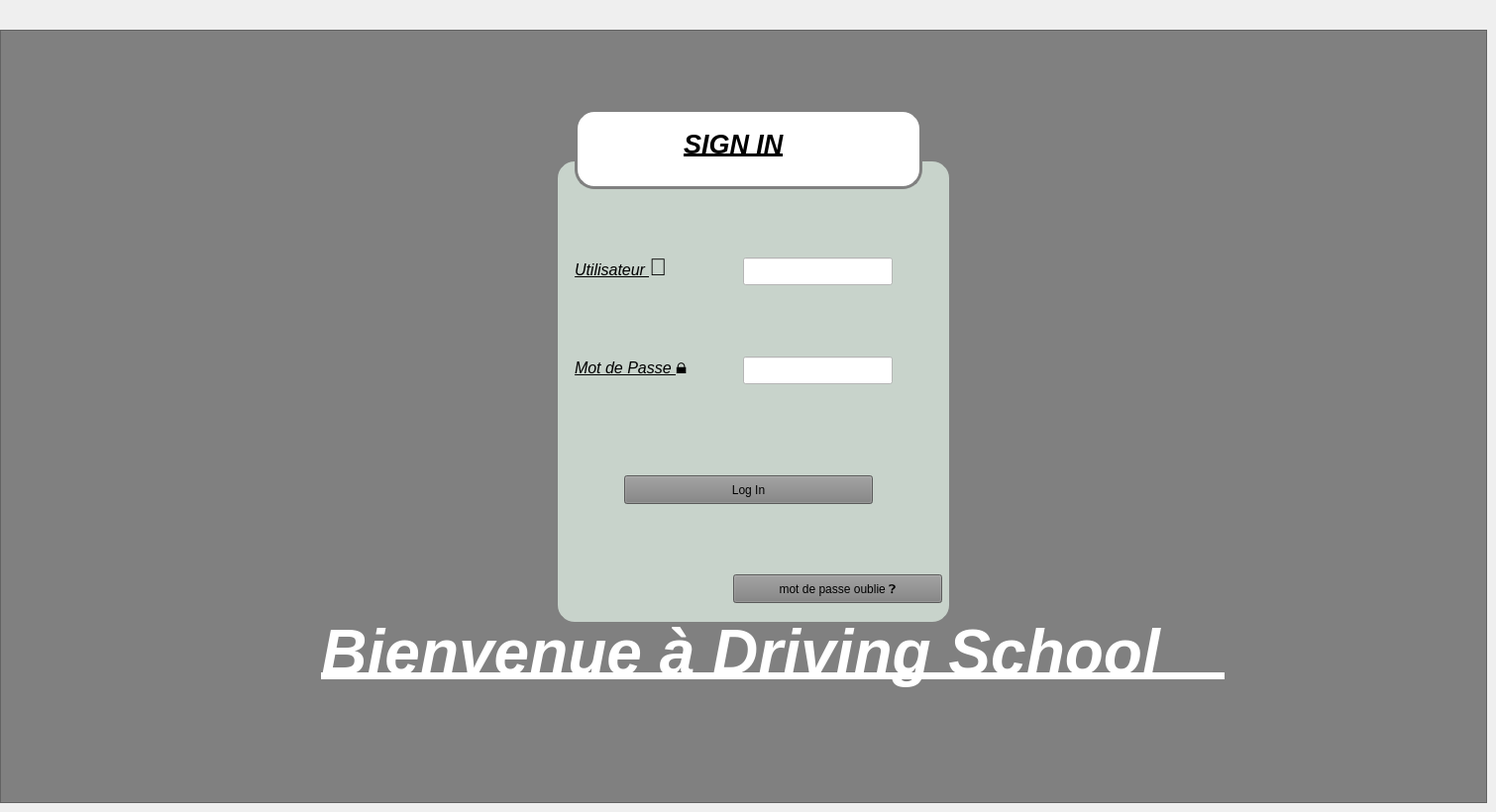
    <widget class="QWidget" name="login">
     <attribute name="title">
      <string>Page</string>
     </attribute>
     <widget class="QFrame" name="frame_2">
      <property name="geometry">
       <rect>
        <x>0</x>
        <y>30</y>
        <width>1501</width>
        <height>781</height>
       </rect>
      </property>
      <property name="styleSheet">
       <string notr="true">background-color: grey;</string>
      </property>
      <property name="frameShape">
       <enum>QFrame::Shape::StyledPanel</enum>
      </property>
      <property name="frameShadow">
       <enum>QFrame::Shadow::Raised</enum>
      </property>
      <widget class="QFrame" name="frame_login">
       <property name="geometry">
        <rect>
         <x>560</x>
         <y>130</y>
         <width>401</width>
         <height>471</height>
        </rect>
       </property>
       <property name="styleSheet">
        <string notr="true">#frame_login{
border: 3px solid grey ;
border-radius: 20px;

	background-color: rgb(200, 211, 203);
}</string>
       </property>
       <property name="frameShape">
        <enum>QFrame::Shape::StyledPanel</enum>
       </property>
       <property name="frameShadow">
        <enum>QFrame::Shadow::Raised</enum>
       </property>
       <widget class="QLabel" name="label_14">
        <property name="geometry">
         <rect>
          <x>20</x>
          <y>190</y>
          <width>171</width>
          <height>41</height>
         </rect>
        </property>
        <property name="styleSheet">
         <string notr="true">
background-color: rgb(200, 211, 203);</string>
        </property>
        <property name="text">
         <string>&lt;html&gt;&lt;head/&gt;&lt;body&gt;&lt;p&gt;&lt;span style=&quot; font-size:12pt; font-style:italic; text-decoration: underline; color:#000000;&quot;&gt;Mot de Passe &lt;/span&gt;&lt;span style=&quot; font-size:16pt;&quot;&gt;🔒&lt;/span&gt;&lt;/p&gt;&lt;/body&gt;&lt;/html&gt;</string>
        </property>
       </widget>
       <widget class="QLabel" name="label_16">
        <property name="geometry">
         <rect>
          <x>20</x>
          <y>90</y>
          <width>141</width>
          <height>41</height>
         </rect>
        </property>
        <property name="styleSheet">
         <string notr="true">background-color: rgb(200, 211, 203);</string>
        </property>
        <property name="text">
         <string>&lt;html&gt;&lt;head/&gt;&lt;body&gt;&lt;p&gt;&lt;span style=&quot; font-size:12pt; font-style:italic; text-decoration: underline; color:#000000;&quot;&gt;Utilisateur &lt;/span&gt;&lt;span style=&quot; font-size:18pt;&quot;&gt;👤&lt;/span&gt;&lt;/p&gt;&lt;/body&gt;&lt;/html&gt;</string>
        </property>
       </widget>
       <widget class="QLineEdit" name="lineEdit_6">
        <property name="geometry">
         <rect>
          <x>190</x>
          <y>100</y>
          <width>151</width>
          <height>28</height>
         </rect>
        </property>
        <property name="styleSheet">
         <string notr="true">background-color: rgb(255, 255, 255);
color: rgb(0, 0, 0);</string>
        </property>
       </widget>
       <widget class="QLineEdit" name="lineEdit_7">
        <property name="geometry">
         <rect>
          <x>190</x>
          <y>200</y>
          <width>151</width>
          <height>28</height>
         </rect>
        </property>
        <property name="styleSheet">
         <string notr="true">background-color: rgb(255, 255, 255);
color: rgb(0, 0, 0);</string>
        </property>
       </widget>
       <widget class="QPushButton" name="pushButton">
        <property name="geometry">
         <rect>
          <x>70</x>
          <y>320</y>
          <width>251</width>
          <height>29</height>
         </rect>
        </property>
        <property name="text">
         <string>Log In</string>
        </property>
       </widget>
       <widget class="QPushButton" name="pushButton_9">
        <property name="geometry">
         <rect>
          <x>180</x>
          <y>420</y>
          <width>211</width>
          <height>29</height>
         </rect>
        </property>
        <property name="text">
         <string>mot de passe oublie ❓</string>
        </property>
       </widget>
      </widget>
      <widget class="QFrame" name="frame_login2">
       <property name="geometry">
        <rect>
         <x>580</x>
         <y>80</y>
         <width>351</width>
         <height>81</height>
        </rect>
       </property>
       <property name="styleSheet">
        <string notr="true">#frame_login2{
border: 3px solid grey ;
border-radius: 20px;
background: white ;
}</string>
       </property>
       <property name="frameShape">
        <enum>QFrame::Shape::StyledPanel</enum>
       </property>
       <property name="frameShadow">
        <enum>QFrame::Shadow::Raised</enum>
       </property>
       <widget class="QLabel" name="label_12">
        <property name="geometry">
         <rect>
          <x>110</x>
          <y>10</y>
          <width>211</width>
          <height>51</height>
         </rect>
        </property>
        <property name="styleSheet">
         <string notr="true">background-color: rgb(255, 255, 255);</string>
        </property>
        <property name="text">
         <string>&lt;html&gt;&lt;head/&gt;&lt;body&gt;&lt;p&gt;&lt;span style=&quot; font-size:20pt; font-weight:700; font-style:italic; text-decoration: underline; color:#000000;&quot;&gt;SIGN IN&lt;/span&gt;&lt;/p&gt;&lt;/body&gt;&lt;/html&gt;</string>
        </property>
       </widget>
      </widget>
      <widget class="QLabel" name="labelWelcome">
       <property name="geometry">
        <rect>
         <x>120</x>
         <y>490</y>
         <width>1321</width>
         <height>281</height>
        </rect>
       </property>
       <property name="styleSheet">
        <string notr="true">color: white;
font-size: 20px;
font-weight: bold;
</string>
       </property>
       <property name="text">
        <string>&lt;html&gt;&lt;head/&gt;&lt;body&gt;&lt;p align=&quot;center&quot;&gt;&lt;span style=&quot; font-size:48pt; font-style:italic; text-decoration: underline;&quot;&gt;Bienvenue à Driving School 🚗&lt;/span&gt;&lt;/p&gt;&lt;/body&gt;&lt;/html&gt;</string>
       </property>
       <property name="textFormat">
        <enum>Qt::TextFormat::RichText</enum>
       </property>
      </widget>
      <zorder>labelWelcome</zorder>
      <zorder>frame_login</zorder>
      <zorder>frame_login2</zorder>
     </widget>
    </widget>
